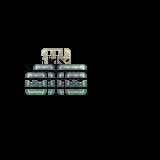

The image is a tile-based game level rendered from a .tmx file. Its description and complete source (layers, tilesets, objects, tile grids) follow:
An orthogonal 20x20 tile map with 8x8 px tiles, 4 tile layers (Tile Layer 3, Tile Layer 2, Tile Layer 1, Tile Layer 4).

<map version="1.0" tiledversion="2017.09.27" orientation="orthogonal" renderorder="right-down" width="20" height="20" tilewidth="8" tileheight="8" infinite="0" nextobjectid="1">
 <tileset firstgid="1" source="Sci-Fi16PX_Shadows.tsx" />
 <layer name="Tile Layer 3" width="20" height="20">
  <data encoding="csv">
0,0,0,0,0,0,0,0,0,0,0,0,0,0,0,0,0,0,0,0,
0,0,0,0,0,0,0,0,0,0,0,0,0,0,0,0,0,0,0,0,
0,0,0,0,0,0,0,0,0,0,0,0,0,0,0,0,0,0,0,0,
0,0,0,0,0,0,0,0,0,0,0,0,0,0,0,0,0,0,0,0,
0,0,0,0,0,0,0,0,0,0,0,0,0,0,0,0,0,0,0,0,
0,0,0,0,0,0,0,0,0,0,0,0,0,0,0,0,0,0,0,0,
0,0,0,0,0,0,0,0,0,0,0,0,0,0,0,0,0,0,0,0,
0,0,0,0,0,1,2,3,0,0,0,0,0,0,0,0,0,0,0,0,
0,0,0,0,0,65,66,67,0,0,0,0,0,0,0,0,0,0,0,0,
0,0,0,0,0,129,130,131,0,0,0,0,0,0,0,0,0,0,0,0,
0,0,0,0,0,0,0,0,0,0,0,0,0,0,0,0,0,0,0,0,
0,0,0,0,0,0,0,0,0,0,0,0,0,0,0,0,0,0,0,0,
0,0,0,0,0,0,0,0,0,0,0,0,0,0,0,0,0,0,0,0,
0,0,0,0,0,0,0,0,0,0,0,0,0,0,0,0,0,0,0,0,
0,0,0,0,0,0,0,0,0,0,0,0,0,0,0,0,0,0,0,0,
0,0,0,0,0,0,0,0,0,0,0,0,0,0,0,0,0,0,0,0,
0,0,0,0,0,0,0,0,0,0,0,0,0,0,0,0,0,0,0,0,
0,0,0,0,0,0,0,0,0,0,0,0,0,0,0,0,0,0,0,0,
0,0,0,0,0,0,0,0,0,0,0,0,0,0,0,0,0,0,0,0,
0,0,0,0,0,0,0,0,0,0,0,0,0,0,0,0,0,0,0,0
</data>
 </layer>
 <layer name="Tile Layer 2" width="20" height="20">
  <data encoding="csv">
0,0,0,0,0,0,0,0,0,0,0,0,0,0,0,0,0,0,0,0,
0,0,0,0,0,0,0,0,0,0,0,0,0,0,0,0,0,0,0,0,
0,0,0,0,0,0,0,0,0,0,0,0,0,0,0,0,0,0,0,0,
0,0,0,0,0,0,0,0,0,0,0,0,0,0,0,0,0,0,0,0,
0,0,0,0,0,0,0,0,0,0,0,0,0,0,0,0,0,0,0,0,
0,0,0,0,0,0,0,0,0,0,0,0,0,0,0,0,0,0,0,0,
0,0,0,0,0,0,0,0,0,0,0,0,0,0,0,0,0,0,0,0,
0,0,0,0,0,0,0,0,0,0,0,0,0,0,0,0,0,0,0,0,
0,0,0,0,0,0,0,0,0,0,0,0,0,0,0,0,0,0,0,0,
0,0,0,0,721,722,0,721,722,722,0,0,0,0,0,0,0,0,0,0,
0,0,0,0,721,722,0,721,722,786,0,0,0,0,0,0,0,0,0,0,
0,0,0,0,785,786,0,785,786,0,0,0,0,0,0,0,0,0,0,0,
0,0,0,0,0,0,0,0,0,0,0,0,0,0,0,0,0,0,0,0,
0,0,0,0,0,0,0,0,0,0,0,0,0,0,0,0,0,0,0,0,
0,0,0,0,0,0,0,0,0,0,0,0,0,0,0,0,0,0,0,0,
0,0,0,0,0,0,0,0,0,0,0,0,0,0,0,0,0,0,0,0,
0,0,0,0,0,0,0,0,0,0,0,0,0,0,0,0,0,0,0,0,
0,0,0,0,0,0,0,0,0,0,0,0,0,0,0,0,0,0,0,0,
0,0,0,0,0,0,0,0,0,0,0,0,0,0,0,0,0,0,0,0,
0,0,0,0,0,0,0,0,0,0,0,0,0,0,0,0,0,0,0,0
</data>
 </layer>
 <layer name="Tile Layer 1" width="20" height="20">
  <data encoding="csv">
0,0,0,0,0,0,0,0,0,0,0,0,0,0,0,0,0,0,0,0,
0,0,0,0,0,0,0,0,0,0,0,0,0,0,0,0,0,0,0,0,
0,0,0,0,0,0,0,0,0,0,0,0,0,0,0,0,0,0,0,0,
0,0,0,0,0,0,0,0,0,0,0,0,0,0,0,0,0,0,0,0,
0,0,0,0,0,0,0,0,0,0,0,0,0,0,0,0,0,0,0,0,
0,0,0,0,0,0,0,0,0,0,0,0,0,0,0,0,0,0,0,0,
0,0,0,0,0,0,0,0,0,0,0,0,0,0,0,0,0,0,0,0,
0,0,0,0,0,0,0,0,0,0,0,0,0,0,0,0,0,0,0,0,
0,0,0,0,0,0,0,0,0,0,0,0,0,0,0,0,0,0,0,0,
0,0,0,0,0,0,0,0,0,0,0,0,0,0,0,0,0,0,0,0,
0,0,0,721,722,0,0,0,721,722,0,0,0,0,0,0,0,0,0,0,
0,0,0,785,786,0,0,0,785,786,0,0,0,0,0,0,0,0,0,0,
0,0,0,0,0,0,0,0,0,0,0,0,0,0,0,0,0,0,0,0,
0,0,0,0,0,0,0,0,0,0,0,0,0,0,0,0,0,0,0,0,
0,0,0,0,0,0,0,0,0,0,0,0,0,0,0,0,0,0,0,0,
0,0,0,0,0,0,0,0,0,0,0,0,0,0,0,0,0,0,0,0,
0,0,0,0,0,0,0,0,0,0,0,0,0,0,0,0,0,0,0,0,
0,0,0,0,0,0,0,0,0,0,0,0,0,0,0,0,0,0,0,0,
0,0,0,0,0,0,0,0,0,0,0,0,0,0,0,0,0,0,0,0,
0,0,0,0,0,0,0,0,0,0,0,0,0,0,0,0,0,0,0,0
</data>
 </layer>
 <layer name="Tile Layer 4" width="20" height="20" opacity="0.14">
  <data encoding="csv">
0,0,0,0,0,0,0,0,0,0,0,0,0,0,0,0,0,0,0,0,
0,0,0,0,0,0,0,0,0,0,0,0,0,0,0,0,0,0,0,0,
0,0,0,0,0,0,0,0,0,0,0,0,0,0,0,0,0,0,0,0,
0,0,0,0,0,0,0,0,0,0,0,0,0,0,0,0,0,0,0,0,
0,0,0,0,0,0,0,0,0,0,0,0,0,0,0,0,0,0,0,0,
0,0,0,0,0,0,0,0,0,0,0,0,0,0,0,0,0,0,0,0,
0,0,0,0,0,0,0,0,0,0,0,0,0,0,0,0,0,0,0,0,
0,0,0,0,0,78,78,78,0,0,0,0,0,0,0,0,0,0,0,0,
0,0,0,0,0,142,142,142,0,0,0,0,0,0,0,0,0,0,0,0,
0,0,0,78,78,78,142,78,78,78,0,0,0,0,0,0,0,0,0,0,
0,0,0,142,142,142,78,78,78,78,0,0,0,0,0,0,0,0,0,0,
0,0,0,142,0,142,142,142,142,142,0,0,0,0,0,0,0,0,0,0,
0,0,0,0,0,0,0,0,0,0,0,0,0,0,0,0,0,0,0,0,
0,0,0,0,0,0,0,0,0,0,0,0,0,0,0,0,0,0,0,0,
0,0,0,0,0,0,0,0,0,0,0,0,0,0,0,0,0,0,0,0,
0,0,0,0,0,0,0,0,0,0,0,0,0,0,0,0,0,0,0,0,
0,0,0,0,0,0,0,0,0,0,0,0,0,0,0,0,0,0,0,0,
0,0,0,0,0,0,0,0,0,0,0,0,0,0,0,0,0,0,0,0,
0,0,0,0,0,0,0,0,0,0,0,0,0,0,0,0,0,0,0,0,
0,0,0,0,0,0,0,0,0,0,0,0,0,0,0,0,0,0,0,0
</data>
 </layer>
</map>
